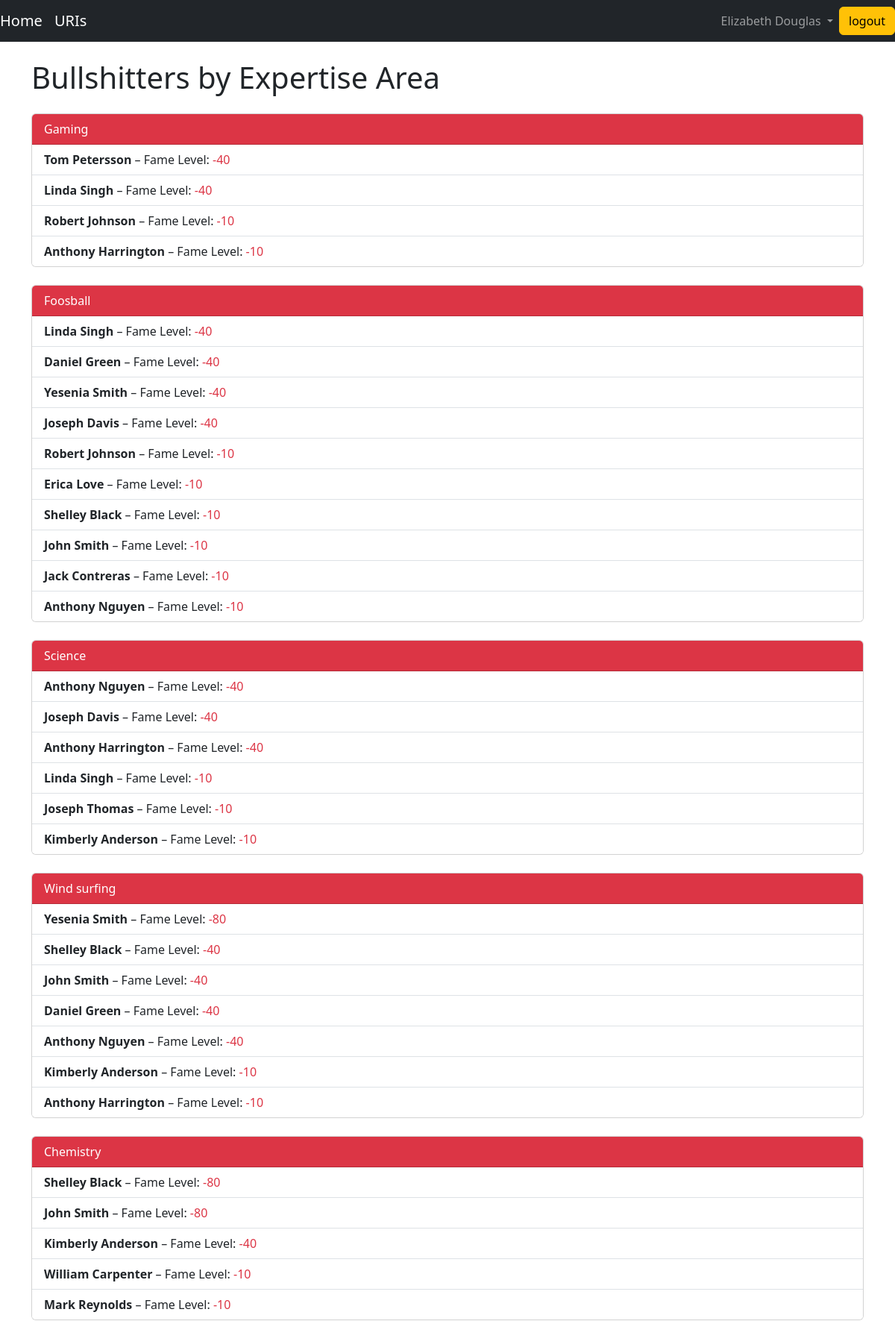
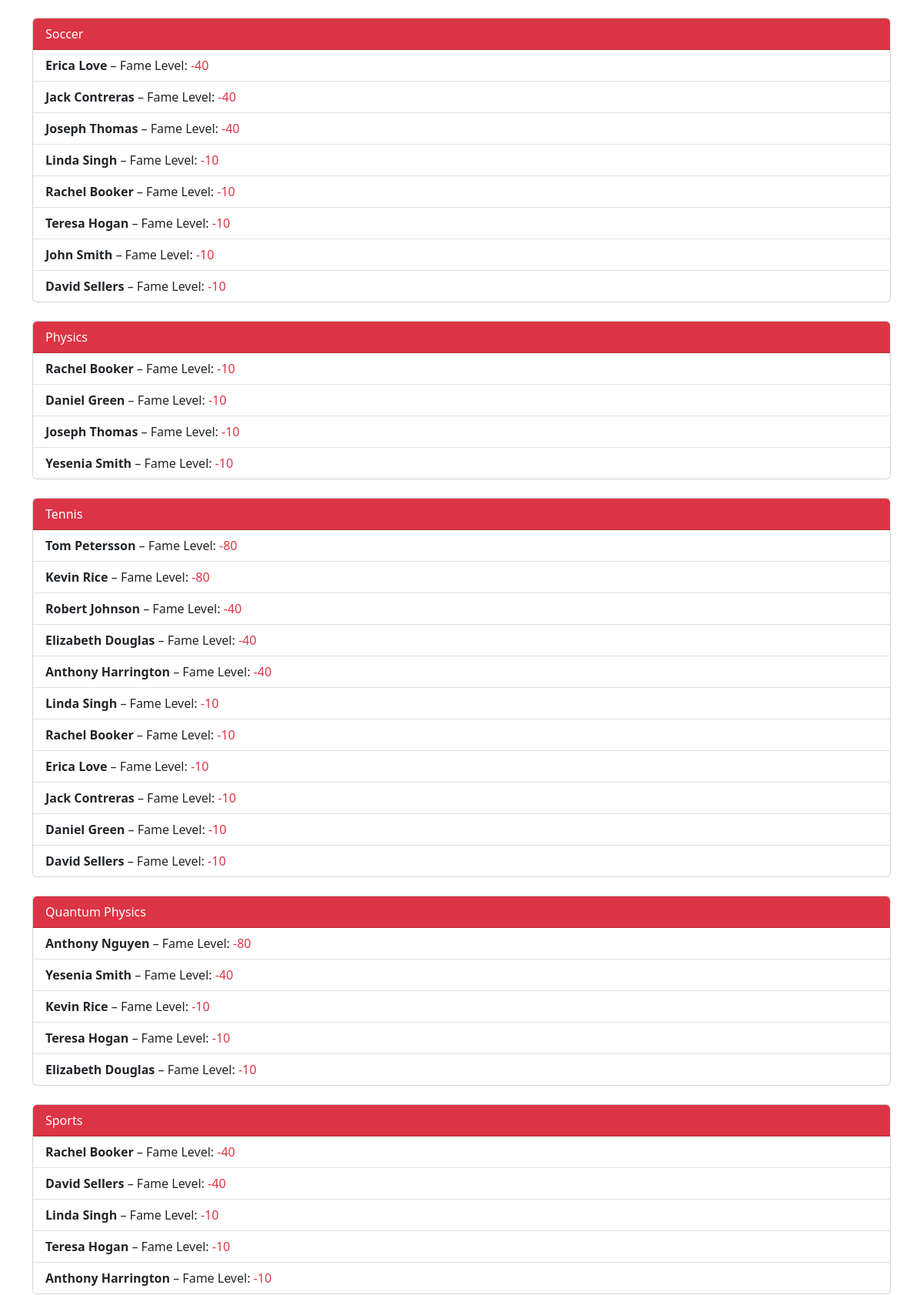
The app's page /sn/html/bullshitters/ (signed in, upper part) with its own data (2 pictures, top to bottom).
### fame/models.py (models this page shows, shortened)
class FameUsers(AbstractUser):
    email = models.EmailField(unique=True)
    expertise_area = models.ManyToManyField(
        ExpertiseAreas, related_name="fame_of", through="Fame"
    )
    USERNAME_FIELD = "email"
    REQUIRED_FIELDS = []
    class Meta:
        db_table = "fame_users"

class ExpertiseAreas(models.Model):
    label = models.CharField(max_length=255)
    parent_expertise_area = models.ForeignKey(
        "self", on_delete=models.CASCADE, null=True, blank=True
    )
    class Meta:
        unique_together = ("label", "parent_expertise_area")
        db_table = "expertise_areas"
    def __str__(self):
        return self.label

### socialnetwork/views/html.py (the view)
# urls.py: path("html/bullshitters/", bullshitters, name="bullshitters"),
@require_http_methods(["GET"])
@login_required
def bullshitters(request):
    user = _get_social_network_user(request.user)
    bs_dict = api.bullshitters()
    bs_list = [
        {
            "expertise_area": expertise_area_label,
            "entries": entries
        }
        for expertise_area_label, entries in bs_dict.items()
    ]
    return render(request, "bullshitters.html", {"bullshitters": bs_list})

### socialnetwork/api.py (called while the page is built)
def _get_social_network_user(user) -> SocialNetworkUsers:
    try:
        user = SocialNetworkUsers.objects.get(id=user.id)
    except SocialNetworkUsers.DoesNotExist:
        raise PermissionError("User does not exist")
    return user

### socialnetwork/templates/bullshitters.html (shortened to what this page needs)
{% extends "base.html" %}
{% block content %}
<div class="container mt-4">
    <h1 class="mb-4">Bullshitters by Expertise Area</h1>
    {% if bullshitters %}
        {% for block in bullshitters %}
            <div class="card mb-4">
                <div class="card-header bg-danger text-white">
                    {{ block.expertise_area }}
                </div>
                <ul class="list-group list-group-flush">
                    {% for entry in block.entries %}
                        <li class="list-group-item">
                            <strong>{{ entry.user.first_name }} {{ entry.user.last_name }}</strong>
                             –
                            Fame Level: <span class="text-danger">{{ entry.fame_level_numeric }}</span>
                        </li>
                    {% endfor %}
                </ul>
            </div>
        {% endfor %}
    {% else %}
        <div class="alert alert-info">No bullshitters found.</div>
    {% endif %}
</div>
{% endblock %}

### socialnetwork/templates/base.html (shortened to what this page needs)
{% load static %}
<!doctype html>
<html>
<head>
    <link
            rel="stylesheet"
            href="{% static 'bootstrap.min.css' %}"
    />
    <link
            rel="stylesheet"
            type="text/css"
            href="{% static 'bootstrap-icons.css' %}"
    />
    <link
            rel="stylesheet"
            href="{% static 'fa/css/all.min.css' %}"
    />
    <link rel="stylesheet" href="{% static 'main.css' %}"/>
</head>
<body class="d-flex flex-column min-vh-100">
<div class="body-content">
    <header>
        <nav class="navbar navbar-expand-md navbar-dark bg-dark">
            <ul class="navbar-nav">
                {% if user.is_authenticated %}
                    <li class="nav-item active">
                        <a class="navbar-brand" href="{% url 'sn:timeline' %}">Home</a>
                    </li>
                    <li class="nav-item active">
                        <a class="navbar-brand" href="{% url 'home' %}">URIs</a>
                    </li>
                {% endif %}
            </ul>
            <ul class="navbar-nav ms-auto">
                <li class="nav-item dropdown">
                    <a class="nav-link dropdown-toggle" href="#" role="button" data-bs-toggle="dropdown"
                       aria-expanded="false" data-testid="navbar_user_section">
                        {% if user.is_authenticated %}
                            <span>{{ request.user.first_name }} {{ request.user.last_name }}</span>
                        {% else %}
                            <span>Not logged in</span>
                        {% endif %}
                    </a>
            </ul>
            {% if user.is_authenticated %}
                <form method="post" action="{% url 'logout' %}">
                    <button type="submit" class="btn btn-warning">logout</button>
                </form>
            {% endif %}
        </nav>
    </header>
    {% block content %} {% endblock %}
</div>
</body>
</html>

### assets/main.css (style rules this page uses)
html { overflow-y: scroll; height: 100%; width: 100%; }
body { height: 100%; width: 100%; }

### records on screen
FameUsers: user.first_name "Elizabeth", user.last_name "Douglas", fame_level_numeric "-40", fame_level_numeric "-10"
ExpertiseAreas: expertise_area "Gaming"
FameUsers: user.first_name "Tom", user.last_name "Petersson", fame_level_numeric "-40", fame_level_numeric "-80"
FameUsers: user.first_name "Linda", user.last_name "Singh", fame_level_numeric "-40", fame_level_numeric "-10"
FameUsers: user.first_name "Robert", user.last_name "Johnson", fame_level_numeric "-10", fame_level_numeric "-40"
FameUsers: user.first_name "Anthony", user.last_name "Harrington", fame_level_numeric "-10", fame_level_numeric "-40"
ExpertiseAreas: expertise_area "Foosball"
FameUsers: user.first_name "Daniel", user.last_name "Green", fame_level_numeric "-40", fame_level_numeric "-10"
FameUsers: user.first_name "Yesenia", user.last_name "Smith", fame_level_numeric "-40", fame_level_numeric "-80", fame_level_numeric "-10"
FameUsers: user.first_name "Joseph", user.last_name "Davis", fame_level_numeric "-40"
FameUsers: user.first_name "Erica", user.last_name "Love", fame_level_numeric "-10", fame_level_numeric "-40"
FameUsers: user.first_name "Shelley", user.last_name "Black", fame_level_numeric "-10", fame_level_numeric "-40", fame_level_numeric "-80"
FameUsers: user.first_name "John", user.last_name "Smith", fame_level_numeric "-10", fame_level_numeric "-40", fame_level_numeric "-80"
FameUsers: user.first_name "Jack", user.last_name "Contreras", fame_level_numeric "-10", fame_level_numeric "-40"
FameUsers: user.first_name "Anthony", user.last_name "Nguyen", fame_level_numeric "-10", fame_level_numeric "-40", fame_level_numeric "-80"
ExpertiseAreas: expertise_area "Science"
FameUsers: user.first_name "Joseph", user.last_name "Thomas", fame_level_numeric "-10", fame_level_numeric "-40"
FameUsers: user.first_name "Kimberly", user.last_name "Anderson", fame_level_numeric "-10", fame_level_numeric "-40"
ExpertiseAreas: expertise_area "Wind surfing"
ExpertiseAreas: expertise_area "Chemistry"
FameUsers: user.first_name "William", user.last_name "Carpenter", fame_level_numeric "-10"
FameUsers: user.first_name "Mark", user.last_name "Reynolds", fame_level_numeric "-10"
ExpertiseAreas: expertise_area "Soccer"
FameUsers: user.first_name "Rachel", user.last_name "Booker", fame_level_numeric "-10", fame_level_numeric "-40"
FameUsers: user.first_name "Teresa", user.last_name "Hogan", fame_level_numeric "-10"
FameUsers: user.first_name "David", user.last_name "Sellers", fame_level_numeric "-10", fame_level_numeric "-40"
ExpertiseAreas: expertise_area "Physics"
ExpertiseAreas: expertise_area "Tennis"
FameUsers: user.first_name "Kevin", user.last_name "Rice", fame_level_numeric "-80", fame_level_numeric "-10"
ExpertiseAreas: expertise_area "Quantum Physics"
ExpertiseAreas: expertise_area "Sports"
